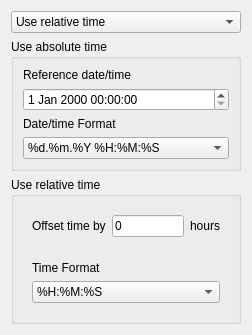
<?xml version="1.0" encoding="UTF-8"?>
<ui version="4.0">
 <class>Dialog</class>
 <widget class="QDialog" name="Dialog">
  <property name="geometry">
   <rect>
    <x>0</x>
    <y>0</y>
    <width>252</width>
    <height>332</height>
   </rect>
  </property>
  <property name="windowTitle">
   <string>Time Display Options</string>
  </property>
  <layout class="QVBoxLayout" name="verticalLayout_4">
   <item>
    <widget class="QComboBox" name="useTimeCB">
     <property name="currentIndex">
      <number>1</number>
     </property>
     <item>
      <property name="text">
       <string>Use absolute time</string>
      </property>
     </item>
     <item>
      <property name="text">
       <string>Use relative time</string>
      </property>
     </item>
    </widget>
   </item>
   <item>
    <widget class="QGroupBox" name="absoluteTimeGB">
     <property name="enabled">
      <bool>true</bool>
     </property>
     <property name="title">
      <string>Use absolute time </string>
     </property>
     <property name="flat">
      <bool>false</bool>
     </property>
     <property name="checkable">
      <bool>false</bool>
     </property>
     <property name="checked">
      <bool>false</bool>
     </property>
     <layout class="QVBoxLayout" name="verticalLayout_2">
      <item>
       <widget class="QLabel" name="refLabel">
        <property name="text">
         <string>Reference date/time</string>
        </property>
       </widget>
      </item>
      <item>
       <widget class="QDateTimeEdit" name="refDateTimeEdit"/>
      </item>
      <item>
       <widget class="QLabel" name="label">
        <property name="text">
         <string>Date/time Format</string>
        </property>
       </widget>
      </item>
      <item>
       <widget class="QComboBox" name="dateTimeFormatCB">
        <property name="editable">
         <bool>false</bool>
        </property>
        <item>
         <property name="text">
          <string>%d.%m.%Y %H:%M:%S</string>
         </property>
        </item>
        <item>
         <property name="text">
          <string>%d.%m.%Y %H:%M</string>
         </property>
        </item>
        <item>
         <property name="text">
          <string>%d.%m.%Y %H</string>
         </property>
        </item>
        <item>
         <property name="text">
          <string>%d.%m.%Y</string>
         </property>
        </item>
        <item>
         <property name="text">
          <string>%d/%m/%Y %H:%M:%S</string>
         </property>
        </item>
        <item>
         <property name="text">
          <string>%d/%m/%Y %H:%M</string>
         </property>
        </item>
        <item>
         <property name="text">
          <string>%d/%m/%Y %H</string>
         </property>
        </item>
        <item>
         <property name="text">
          <string>%d/%m/%Y</string>
         </property>
        </item>
        <item>
         <property name="text">
          <string>%m/%d/%Y %H:%M:%S</string>
         </property>
        </item>
        <item>
         <property name="text">
          <string>%m/%d/%Y %H:%M</string>
         </property>
        </item>
        <item>
         <property name="text">
          <string>%m/%d/%Y %H</string>
         </property>
        </item>
        <item>
         <property name="text">
          <string>%m/%d/%Y</string>
         </property>
        </item>
       </widget>
      </item>
     </layout>
    </widget>
   </item>
   <item>
    <widget class="QGroupBox" name="relativeTimeGB">
     <property name="title">
      <string>Use relative time</string>
     </property>
     <layout class="QVBoxLayout" name="verticalLayout_3">
      <item>
       <widget class="QWidget" name="widget" native="true">
        <layout class="QHBoxLayout" name="horizontalLayout">
         <item>
          <widget class="QLabel" name="label_2">
           <property name="text">
            <string>Offset time by</string>
           </property>
          </widget>
         </item>
         <item>
          <widget class="QLineEdit" name="offsetHoursEdit">
           <property name="text">
            <string>0</string>
           </property>
          </widget>
         </item>
         <item>
          <widget class="QLabel" name="label_3">
           <property name="text">
            <string>hours</string>
           </property>
          </widget>
         </item>
        </layout>
       </widget>
      </item>
      <item>
       <widget class="QWidget" name="widget_2" native="true">
        <layout class="QVBoxLayout" name="verticalLayout">
         <item>
          <widget class="QLabel" name="label_4">
           <property name="text">
            <string>Time Format</string>
           </property>
          </widget>
         </item>
         <item>
          <widget class="QComboBox" name="timeFormatCB">
           <property name="editable">
            <bool>false</bool>
           </property>
           <item>
            <property name="text">
             <string>%H:%M:%S</string>
            </property>
           </item>
           <item>
            <property name="text">
             <string>%H</string>
            </property>
           </item>
           <item>
            <property name="text">
             <string>%d %H:%M:%S</string>
            </property>
           </item>
           <item>
            <property name="text">
             <string>%d %H</string>
            </property>
           </item>
           <item>
            <property name="text">
             <string>%d</string>
            </property>
           </item>
          </widget>
         </item>
        </layout>
       </widget>
      </item>
     </layout>
    </widget>
   </item>
  </layout>
 </widget>
 <resources/>
 <connections/>
 <slots>
  <slot>shaftLengthMethodChanged()</slot>
  <slot>apply()</slot>
 </slots>
</ui>
